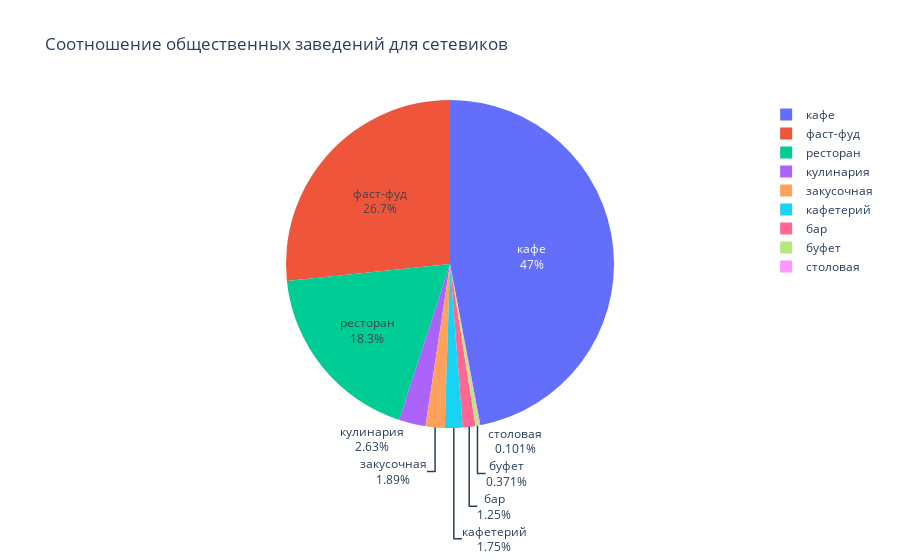

The notebook cell saved with this chart:
### Code cell
fig = go.Figure(data=[go.Pie(labels=rest_group_chain_type['object_type'], 
                             values=rest_group_chain_type['id'], textinfo='label+percent')])
fig.update_layout(title_text='Cоотношение общественных заведений для сетевиков')
fig.show()

### Figure 1 — Plotly figure (JSON) as saved in the notebook; plotly's stock layout.template omitted (floating-point values rounded to 4 significant figures)
{"data": [{"labels": ["кафе", "фаст-фуд", "ресторан", "кулинария", "закусочная", "кафетерий", "бар", "буфет", "столовая"], "textinfo": "label+percent", "type": "pie", "values": [1396, 791, 544, 78, 56, 52, 37, 11, 3]}], "layout": {"title": {"text": "Cоотношение общественных заведений для сетевиков"}}}
